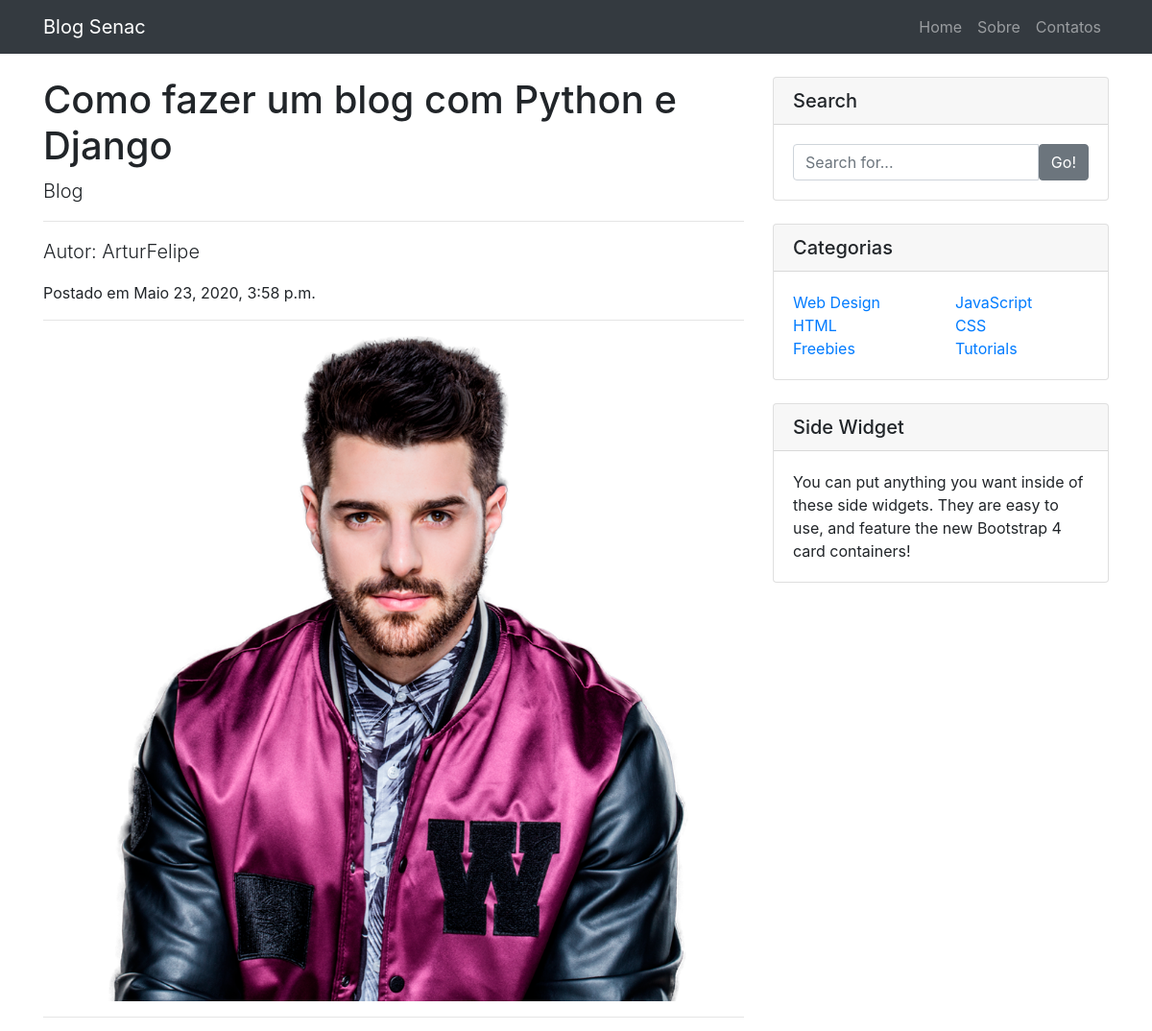
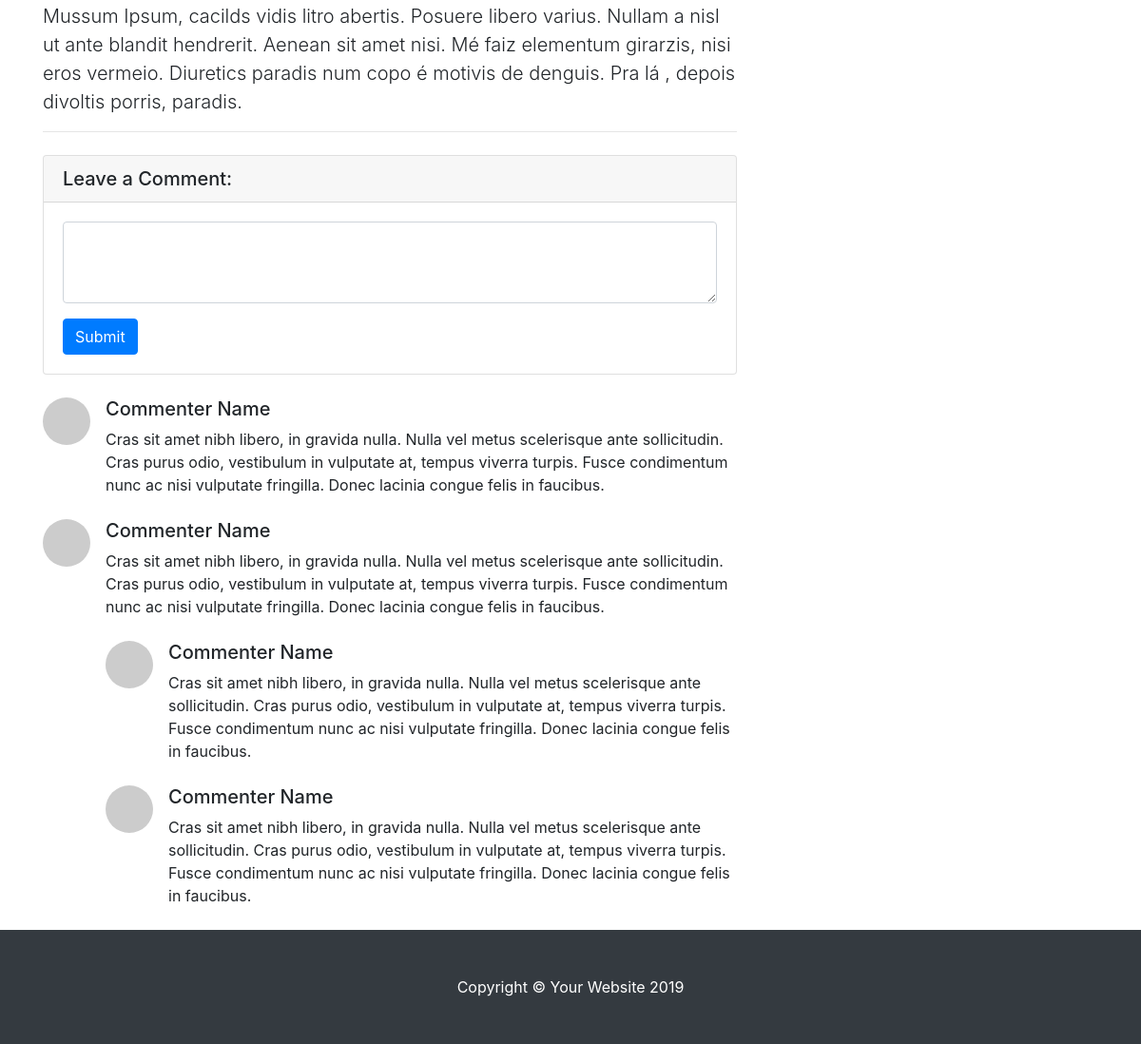
The app's page /post/4 with its own data (2 pictures, top to bottom).
### website/models.py (models this page shows, shortened)
class Post(models.Model):
    title = models.CharField(max_length=100)
    sub_title = models.CharField(max_length=80)
    autor = models.ForeignKey(User, on_delete = models.CASCADE)
    texto = models.TextField()
    imagem = models.ImageField(upload_to = 'posts', null = True, blank = True)
    STATUS = (
        ('rascunho', 'Rascunho'),
        ('publicado', 'Publicado')
    )
    status = models.CharField(max_length=10,
                              choices = STATUS,
                              default = 'rascunho'
                             )
    CATEGORIAS = (
        ('programacao', 'Programação'),
        ('eletronica', 'Eletrônica')
    )
    categorias = models.CharField(max_length=12,
                              choices = CATEGORIAS,
                              default = 'programacao'
                             )
    publicado = models.DateTimeField(default=timezone.now())
    cadastrado = models.DateTimeField(auto_now_add = True )
    alterado = models.DateTimeField(auto_now = True)
    ativado = models.BooleanField(default = True)

### website/views.py (the view)
# urls.py: path('post/<int:id>', post_detalhes, name = 'post_detalhes'),
def post_detalhes(request, id):
	post = Post.objects.get(id=id)
	data = {
		'Postagem': post
	}
	return render(request, 'postagem.html', data)

### website/templates/postagem.html
{% extends 'base_post.html' %}
{% block conteudo %}
        <h1 class="mt-4">{{ Postagem.title }}</h1>
        <p class="lead">
          {{ Postagem.sub_title }}
        </p>
        <hr>
        <p class="lead">
          Autor: {{ Postagem.autor }}
        </p>
        <p>Postado em {{ Postagem.publicado }}</p>
        <hr>
        {% if Postagem.imagem %}
            <img class="card-img-top" src="{{ Postagem.imagem.url }}" alt="Card image cap">
        {% else %}
            <img class="card-img-top" src="http://placehold.it/900x300" alt="Card image cap">
        {% endif %}
        <hr>
          <p class="lead"> {{ Postagem.texto }} </p>
        <hr>
        <div class="card my-4">
          <h5 class="card-header">Leave a Comment:</h5>
          <div class="card-body">
            <form>
              <div class="form-group">
                <textarea class="form-control" rows="3"></textarea>
              </div>
              <button type="submit" class="btn btn-primary">Submit</button>
            </form>
          </div>
        </div>
        <div class="media mb-4">
          <img class="d-flex mr-3 rounded-circle" src="http://placehold.it/50x50" alt="">
          <div class="media-body">
            <h5 class="mt-0">Commenter Name</h5>
            Cras sit amet nibh libero, in gravida nulla. Nulla vel metus scelerisque ante sollicitudin. Cras purus odio, vestibulum in vulputate at, tempus viverra turpis. Fusce condimentum nunc ac nisi vulputate fringilla. Donec lacinia congue felis in faucibus.
          </div>
        </div>
        <div class="media mb-4">
          <img class="d-flex mr-3 rounded-circle" src="http://placehold.it/50x50" alt="">
          <div class="media-body">
            <h5 class="mt-0">Commenter Name</h5>
            Cras sit amet nibh libero, in gravida nulla. Nulla vel metus scelerisque ante sollicitudin. Cras purus odio, vestibulum in vulputate at, tempus viverra turpis. Fusce condimentum nunc ac nisi vulputate fringilla. Donec lacinia congue felis in faucibus.
            <div class="media mt-4">
              <img class="d-flex mr-3 rounded-circle" src="http://placehold.it/50x50" alt="">
              <div class="media-body">
                <h5 class="mt-0">Commenter Name</h5>
                Cras sit amet nibh libero, in gravida nulla. Nulla vel metus scelerisque ante sollicitudin. Cras purus odio, vestibulum in vulputate at, tempus viverra turpis. Fusce condimentum nunc ac nisi vulputate fringilla. Donec lacinia congue felis in faucibus.
              </div>
            </div>
            <div class="media mt-4">
              <img class="d-flex mr-3 rounded-circle" src="http://placehold.it/50x50" alt="">
              <div class="media-body">
                <h5 class="mt-0">Commenter Name</h5>
                Cras sit amet nibh libero, in gravida nulla. Nulla vel metus scelerisque ante sollicitudin. Cras purus odio, vestibulum in vulputate at, tempus viverra turpis. Fusce condimentum nunc ac nisi vulputate fringilla. Donec lacinia congue felis in faucibus.
              </div>
            </div>
          </div>
        </div>
{% endblock %}

### website/static/css/blog-home.css (style rules this page uses)
body { padding-top: 56px; }

### records on screen
Post: title "Como fazer um blog com Python e Django", sub_title "Blog", autor "ArturFelipe", publicado "Maio 23, 2020, 3:58 p.m.", imagem (picture), texto "Mussum Ipsum, cacilds vidis litro abertis. Posuere libero varius. Nullam a nisl ut ante blandit hendrerit. Aenean sit amet nisi. Mé faiz elementum girarzis, nisi eros vermeio. Diuretics paradis num copo é motivis de denguis. Pra lá , depois divoltis porris, paradis."
